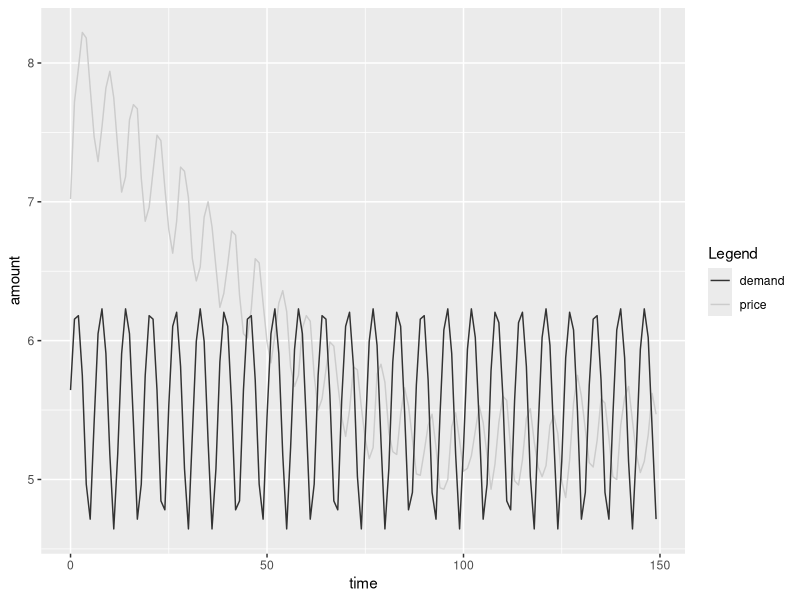

Reproduce this figure in R.
library(ggplot2)

data <- read.table("price_demand.csv", header=F, sep=",")

ggplot(data=data) + scale_color_grey(name="Legend") +
  geom_line(aes(x=V1,y=V2,color="price")) +
  geom_line(aes(x=V1,y=log2(V3)-3,color="demand")) +
  scale_y_continuous("amount") +
  scale_x_continuous("time")

# dev.off()